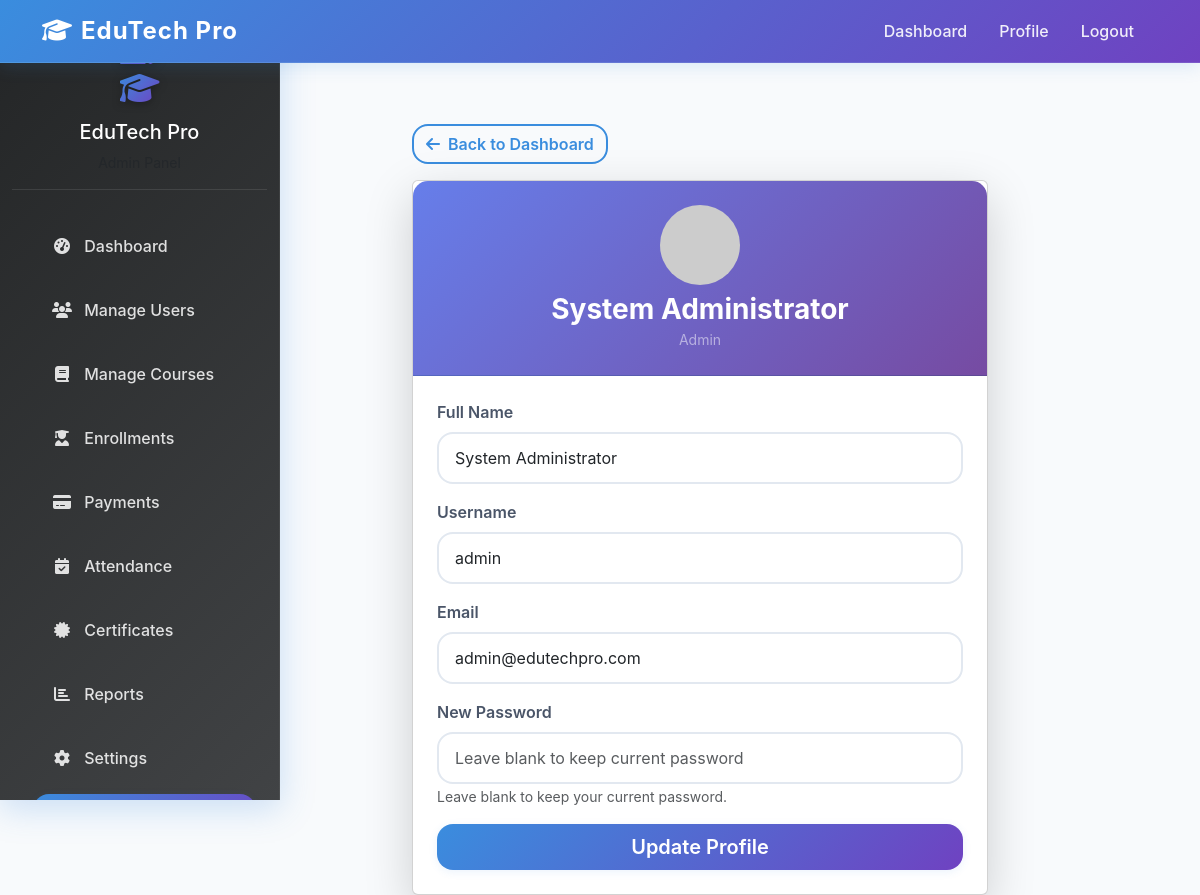
Screenshot of /admin/profile.php (signed in) with the database file from the repository.
### tables this page shows
CREATE TABLE IF NOT EXISTS `users` (
    `id` INT AUTO_INCREMENT PRIMARY KEY,
    `google_id` VARCHAR(255) UNIQUE,
    `username` VARCHAR(50) UNIQUE,
    `email` VARCHAR(100) UNIQUE NOT NULL,
    `password` VARCHAR(255),
    `full_name` VARCHAR(100) NOT NULL,
    `role` ENUM('admin', 'teacher', 'student') NOT NULL,
    `profile_image` VARCHAR(255),
    `phone` VARCHAR(20),
    `address` TEXT,
    `status` ENUM('active', 'inactive', 'pending') DEFAULT 'active',
    `created_at` TIMESTAMP DEFAULT CURRENT_TIMESTAMP,
    `updated_at` TIMESTAMP DEFAULT CURRENT_TIMESTAMP ON UPDATE CURRENT_TIMESTAMP
);

### admin/profile.php (the view, shortened to what this page needs)
<?php
require_once '../config/database.php';
$admin_id = $_SESSION['admin_id'];
$stmt = $pdo->prepare('SELECT * FROM users WHERE id = ?');
$stmt->execute([$admin_id]);
$admin = $stmt->fetch();
?>
<!DOCTYPE html>
<html lang="en">
<head>
    <link href="https://cdn.jsdelivr.net/npm/bootstrap@5.3.0/dist/css/bootstrap.min.css" rel="stylesheet">
    <link href="https://cdnjs.cloudflare.com/ajax/libs/font-awesome/6.4.0/css/all.min.css" rel="stylesheet">
    <link href="../assets/css/admin-dashboard.css" rel="stylesheet">
</head>
<body>
    <nav class="navbar navbar-expand-lg navbar-dark bg-primary fixed-top">
        <div class="container">
            <a class="navbar-brand fw-bold" href="dashboard.php">
                <i class="fas fa-graduation-cap me-2"></i>EduTech Pro
            </a>
            <div class="collapse navbar-collapse" id="navbarNav">
                <ul class="navbar-nav ms-auto">
                    <li class="nav-item">
                        <a class="nav-link" href="dashboard.php">Dashboard</a>
                    </li>
                    <li class="nav-item">
                        <a class="nav-link" href="profile.php">Profile</a>
                    </li>
                    <li class="nav-item">
                        <a class="nav-link" href="logout.php">Logout</a>
                    </li>
                </ul>
            </div>
        </div>
    </nav>
    <div class="container-fluid" style="margin-top: 76px;">
        <div class="row">
            <nav class="col-md-3 col-lg-2 d-md-block sidebar collapse">
                <div class="position-sticky">
                    <div class="text-center mb-4 d-flex flex-column align-items-center">
                        <i class="fas fa-user-shield fa-2x text-warning mb-2"></i>
                        <i class="fas fa-graduation-cap fa-2x text-warning mb-2"></i>
                        <h5 class="text-white mt-2">EduTech Pro</h5>
                        <small class="text-muted">Admin Panel</small>
                    </div>
                    <ul class="nav flex-column">
                        <li class="nav-item">
                            <a class="nav-link" href="dashboard.php">
                                <i class="fas fa-tachometer-alt me-2"></i>
                                Dashboard
                            </a>
                        </li>
                        <li class="nav-item">
                            <a class="nav-link" href="users.php">
                                <i class="fas fa-users me-2"></i>
                                Manage Users
                            </a>
                        </li>
                        <li class="nav-item">
                            <a class="nav-link" href="courses.php">
                                <i class="fas fa-book me-2"></i>
                                Manage Courses
                            </a>
                        </li>
                        <li class="nav-item">
                            <a class="nav-link" href="enrollments.php">
                                <i class="fas fa-user-graduate me-2"></i>
                                Enrollments
                            </a>
                        </li>
                        <li class="nav-item">
                            <a class="nav-link" href="payments.php">
                                <i class="fas fa-credit-card me-2"></i>
                                Payments
                            </a>
                        </li>
                        <li class="nav-item">
                            <a class="nav-link" href="attendance.php">
                                <i class="fas fa-calendar-check me-2"></i>
                                Attendance
                            </a>
                        </li>
                        <li class="nav-item">
                            <a class="nav-link" href="certificates.php">
                                <i class="fas fa-certificate me-2"></i>
                                Certificates
                            </a>
                        </li>
                        <li class="nav-item">
                            <a class="nav-link" href="reports.php">
                                <i class="fas fa-chart-bar me-2"></i>
                                Reports
                            </a>
                        </li>
                        <li class="nav-item">
                            <a class="nav-link" href="settings.php">
                                <i class="fas fa-cog me-2"></i>
                                Settings
                            </a>
                        </li>
                        <li class="nav-item">
                            <a class="nav-link active" href="profile.php">
                            </a>
                        </li>
                    </ul>
                </div>
            </nav>
            <main class="col-md-9 ms-sm-auto col-lg-10 px-md-4 dashboard-main-content">
                <div class="container mt-5" style="max-width: 600px;">
                    <a href="dashboard.php" class="btn btn-outline-primary mb-3"><i class="fas fa-arrow-left me-2"></i>Back to Dashboard</a>
                    <div class="card shadow-lg">
                        <div class="card-header text-center p-4" style="background: linear-gradient(135deg, #667eea 0%, #764ba2 100%); border-radius: 15px 15px 0 0;">
                            <img src="https://ui-avatars.com/api/?name=<?php echo urlencode($admin['full_name']); ?>&background=667eea&color=fff&size=128" class="rounded-circle mb-2" alt="Avatar">
                            <h3 class="fw-bold mb-0 text-white"><?php echo htmlspecialchars($admin['full_name']); ?></h3>
                            <small class="text-white-50">Admin</small>
                        </div>
                        <div class="card-body p-4">
                            <form method="POST" autocomplete="off">
                                <div class="mb-3">
                                    <label class="form-label">Full Name</label>
                                    <input type="text" name="full_name" class="form-control" value="<?php echo htmlspecialchars($admin['full_name']); ?>" required>
                                </div>
                                <div class="mb-3">
                                    <label class="form-label">Username</label>
                                    <input type="text" class="form-control" value="<?php echo htmlspecialchars($admin['username']); ?>" readonly>
                                </div>
                                <div class="mb-3">
                                    <label class="form-label">Email</label>
                                    <input type="email" name="email" class="form-control" value="<?php echo htmlspecialchars($admin['email']); ?>" required>
                                </div>
                                <div class="mb-3">
                                    <label class="form-label">New Password</label>
                                    <input type="password" name="password" class="form-control" placeholder="Leave blank to keep current password">
                                    <small class="form-text text-muted">Leave blank to keep your current password.</small>
                                </div>
                                <div class="d-grid gap-2">
                                    <button type="submit" class="btn btn-primary btn-lg">Update Profile</button>
                                </div>
                            </form>
                        </div>
                    </div>
                </div>
            </main>
        </div>
    </div>
</body>
</html>

### assets/css/admin-dashboard.css (style rules this page uses)
:root { --primary-gradient: linear-gradient(135deg, #3a8dde 0%, #6f42c1 100%); --secondary-gradient: linear-gradient(135deg, #6f42c1 0%, #3a8dde 100%); --dark-gradient: linear-gradient(135deg, #232526 0%, #414345 100%); --shadow-xl: 0 8px 32px 0 rgba(58, 141, 222, 0.25); --shadow-lg: 0 4px 16px 0 rgba(58, 141, 222, 0.15); --shadow-md: 0 2px 8px 0 rgba(58, 141, 222, 0.10); --border-radius: 1rem; --border-radius-lg: 1.5rem; --border-radius-xl: 2rem; --admin-bg: #f8fafc; --admin-sidebar-width: 280px; }
body { font-family: 'Inter', 'Segoe UI', Arial, sans-serif; background: var(--admin-bg); color: #2d3748; min-height: 100vh; }
.navbar { background: var(--primary-gradient) !important; box-shadow: var(--shadow-lg); border-bottom: 1px solid rgba(255,255,255,0.1); }
.navbar-brand { font-weight: 800; font-size: 1.5rem; letter-spacing: 1px; color: #fff !important; }
.navbar-nav .nav-link { color: rgba(255,255,255,0.9) !important; font-weight: 500; margin-right: 1rem; transition: all 0.3s ease; position: relative; }
.navbar-nav .nav-link::after { content: ''; position: absolute; bottom: -2px; left: 0; width: 0; height: 2px; background: #fff; transition: width 0.3s ease; }
.sidebar { background: var(--dark-gradient); backdrop-filter: blur(10px); box-shadow: var(--shadow-xl); border-right: 1px solid rgba(255,255,255,0.1); height: 100vh; position: fixed; top: 0; left: 0; z-index: 1000; width: 100%; max-width: var(--admin-sidebar-width); overflow-y: auto; overflow-x: hidden; scrollbar-width: thin; scrollbar-color: rgba(58, 141, 222, 0.3) transparent; }
.sidebar .text-center { padding: 2rem 1rem 1rem 1rem; border-bottom: 1px solid rgba(255,255,255,0.1); }
.sidebar .text-center i { background: var(--primary-gradient); -webkit-background-clip: text; -webkit-text-fill-color: transparent; background-clip: text; filter: drop-shadow(0 2px 4px rgba(0,0,0,0.3)); }
.sidebar .nav-link { color: rgba(255,255,255,0.85) !important; font-weight: 500; padding: 1rem 1.5rem; margin: 0.25rem 1rem; border-radius: var(--border-radius); transition: all 0.3s ease; position: relative; overflow: hidden; }
.sidebar .nav-link::before { content: ''; position: absolute; top: 0; left: -100%; width: 100%; height: 100%; background: var(--primary-gradient); transition: all 0.3s ease; z-index: -1; }
.sidebar .nav-link:hover::before, .sidebar .nav-link.active::before { left: 0; }
.sidebar .nav-link:hover, .sidebar .nav-link.active { color: #fff !important; transform: translateX(5px); box-shadow: var(--shadow-md); }
.sidebar .nav-link i { width: 20px; text-align: center; margin-right: 0.75rem; }
.dashboard-main-content { margin-left: var(--admin-sidebar-width); padding-top: 0; min-height: 100vh; background: var(--admin-bg); transition: margin-left 0.3s ease; }
.btn { border-radius: var(--border-radius); font-weight: 600; transition: all 0.3s ease; position: relative; overflow: hidden; }
.btn::before { content: ''; position: absolute; top: 0; left: -100%; width: 100%; height: 100%; background: linear-gradient(90deg, transparent, rgba(255,255,255,0.2), transparent); transition: left 0.5s ease; }
.btn-primary { background: var(--primary-gradient); border: none; box-shadow: var(--shadow-md); }
.btn-outline-primary { border: 2px solid #3a8dde; color: #3a8dde; background: transparent; }
.form-control { border-radius: var(--border-radius); border: 2px solid #e2e8f0; transition: all 0.3s ease; padding: 0.75rem 1rem; }
.form-label { font-weight: 600; color: #4a5568; margin-bottom: 0.5rem; }

### rows the page displays
users: full_name "System Administrator", username "admin", email "admin@edutechpro.com"
